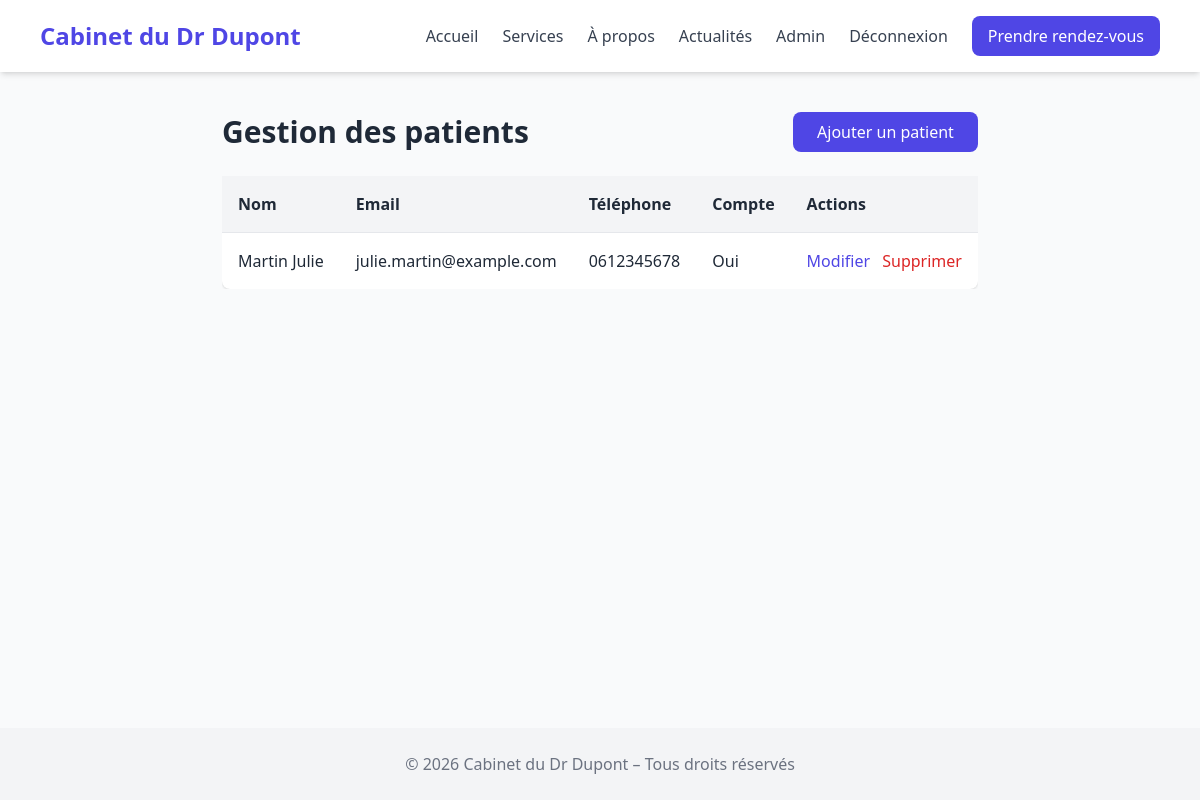
The app's page /index.php?page=admin-patients (signed in) with its own data.
### tables this page shows
CREATE TABLE `users` (
  `id` int(11) NOT NULL,
  `firstname` varchar(100) NOT NULL,
  `lastname` varchar(100) NOT NULL,
  `email` varchar(255) NOT NULL,
  `password` varchar(255) DEFAULT NULL,
  `phone` varchar(20) DEFAULT NULL,
  `role` enum('admin','staff','patient') NOT NULL DEFAULT 'patient',
  `created_at` datetime NOT NULL DEFAULT current_timestamp()
);

### controllers/AdminController.php (called while the page is built, shortened)
<?php
require_once __DIR__ . '/../models/UsersManager.php';
class AdminController {
    public function adminPatients() {
        $usersManager = new UsersManager();
        $patients = $usersManager->getPatients();
        require 'views/admin-patients.php';
    }
}

### models/UsersManager.php (called while the page is built, shortened)
<?php
require_once __DIR__ . '/../models/User.php';
class UsersManager {
private function connectDB(): PDO
{
    $pdo = new PDO(
        'mysql:host=' . DB_HOST . ';dbname=' . DB_NAME . ';charset=utf8mb4',
        DB_USER,
        DB_PASS
    );
    $pdo->setAttribute(PDO::ATTR_ERRMODE, PDO::ERRMODE_EXCEPTION);
    return $pdo;
}
    public function getPatients(): array
    {
        $pdo = $this->connectDB();
        $request = $pdo->query("SELECT * FROM users WHERE role = 'patient' ORDER BY lastname, firstname");
        $patients = [];
        foreach ($request->fetchAll() as $data) {
            $patients[] = new User($data);
        }
        return $patients;
    }
}

### models/User.php (called while the page is built, shortened)
<?php
class User {
    private int $id;
    private string $firstname;
    private string $lastname;
    private string $email;
    private ?string $password;
    private ?string $phone;
    public function __construct(array $data) {
        $this->id = (int) $data['id'];
        $this->firstname = $data['firstname'];
        $this->lastname = $data['lastname'];
        $this->email = $data['email'];
        $this->password = $data['password'];
        $this->phone = $data['phone'];
    }
    public function getId(): int {
        return $this->id;
    }
    public function getFirstname(): string {
        return $this->firstname;
    }
    public function getLastname(): string {
        return $this->lastname;
    }
    public function getEmail(): string {
        return $this->email;
    }
    public function getPhone(): ?string {
        return $this->phone;
    }
    public function hasAccount(): bool {
        return $this->password !== null;
    }
}

### views/admin-patients.php (the view, shortened to what this page needs)
<?php include 'header.php'; ?>
<div class="flex flex-wrap justify-between items-center gap-4 mb-6">
  <h1 class="text-3xl font-bold">Gestion des patients</h1>
  <a href="index.php?page=create-patient" class="bg-indigo-600 text-white px-6 py-2 rounded-lg hover:bg-indigo-700">Ajouter un patient</a>
</div>
<div class="overflow-x-auto">
  <table class="w-full bg-white shadow rounded-lg">
    <thead class="bg-gray-100 text-left">
      <tr>
        <th class="p-4">Nom</th>
        <th class="p-4">Email</th>
        <th class="p-4">Téléphone</th>
        <th class="p-4">Compte</th>
        <th class="p-4">Actions</th>
      </tr>
    </thead>
    <tbody>
      <?php foreach ($patients as $patient) { ?>
        <tr class="border-t">
          <td class="p-4"><?= htmlspecialchars($patient->getLastname() . ' ' . $patient->getFirstname()) ?></td>
          <td class="p-4"><?= htmlspecialchars($patient->getEmail()) ?></td>
          <td class="p-4"><?= htmlspecialchars($patient->getPhone() ?? '—') ?></td>
          <td class="p-4"><?= $patient->hasAccount() ? 'Oui' : 'Non' ?></td>
          <td class="p-4 space-x-2 whitespace-nowrap">
            <a href="index.php?page=update-patient&id=<?= $patient->getId() ?>" class="text-indigo-600 hover:underline">Modifier</a>
            <form action="index.php?page=delete-patient" method="POST" class="inline delete-form">
              <button class="text-red-600 hover:underline">Supprimer</button>
            </form>
          </td>
        </tr>
      <?php } ?>
    </tbody>
  </table>
</div>
<?php include 'footer.php'; ?>

### records on screen
users: $patient->getLastname() . ' ' . $patient->getFirstname() "Martin Julie", email "julie.martin@example.com", phone "0612345678", shows "Oui"

### other values on screen
$label "Accueil"
$label "Services"
$label "À propos"
$label "Actualités"
